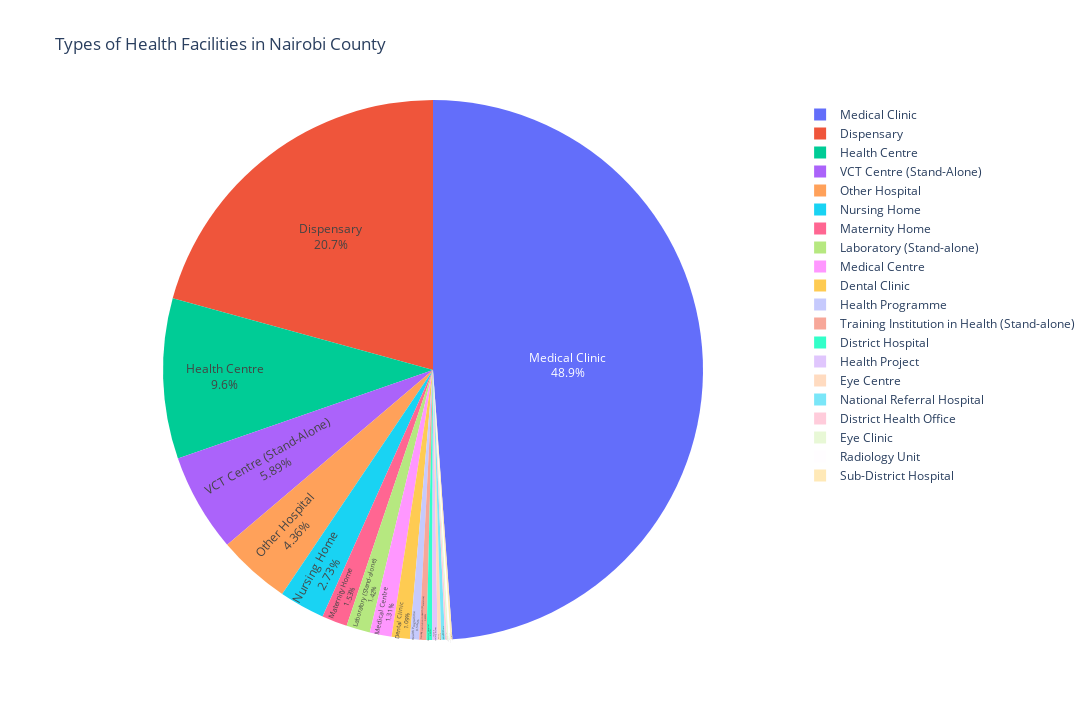

Notebook source saved alongside this figure:
### Code cell
#plot
fig = px.pie(health_types, names='Type', values='Type_count', width=1280, height=720, title="Types of Health Facilities in Nairobi County")
fig.update_traces(textposition='inside', textinfo='percent+label')
fig.show()

### Figure 1 — Plotly figure (JSON) as saved in the notebook; plotly's stock layout.template omitted (floating-point values rounded to 4 significant figures)
{"data": [{"domain": {"x": [0, 1], "y": [0, 1]}, "hovertemplate": "Type=%{label}<br>Type_count=%{value}<extra></extra>", "labels": ["Dental Clinic", "Dispensary", "District Health Office", "District Hospital", "Eye Centre", "Eye Clinic", "Health Centre", "Health Programme", "Health Project", "Laboratory (Stand-alone)", "Maternity Home", "Medical Centre", "Medical Clinic", "National Referral Hospital", "Nursing Home", "Other Hospital", "Radiology Unit", "Sub-District Hospital", "Training Institution in Health (Stand-alone)", "VCT Centre (Stand-Alone)"], "legendgroup": "", "name": "", "showlegend": true, "textinfo": "percent+label", "textposition": "inside", "type": "pie", "values": [10, 190, 1, 3, 2, 1, 88, 5, 3, 13, 14, 12, 448, 2, 25, 40, 1, 1, 4, 54]}], "layout": {"height": 720, "legend": {"tracegroupgap": 0}, "title": {"text": "Types of Health Facilities in Nairobi County"}, "width": 1280}}
